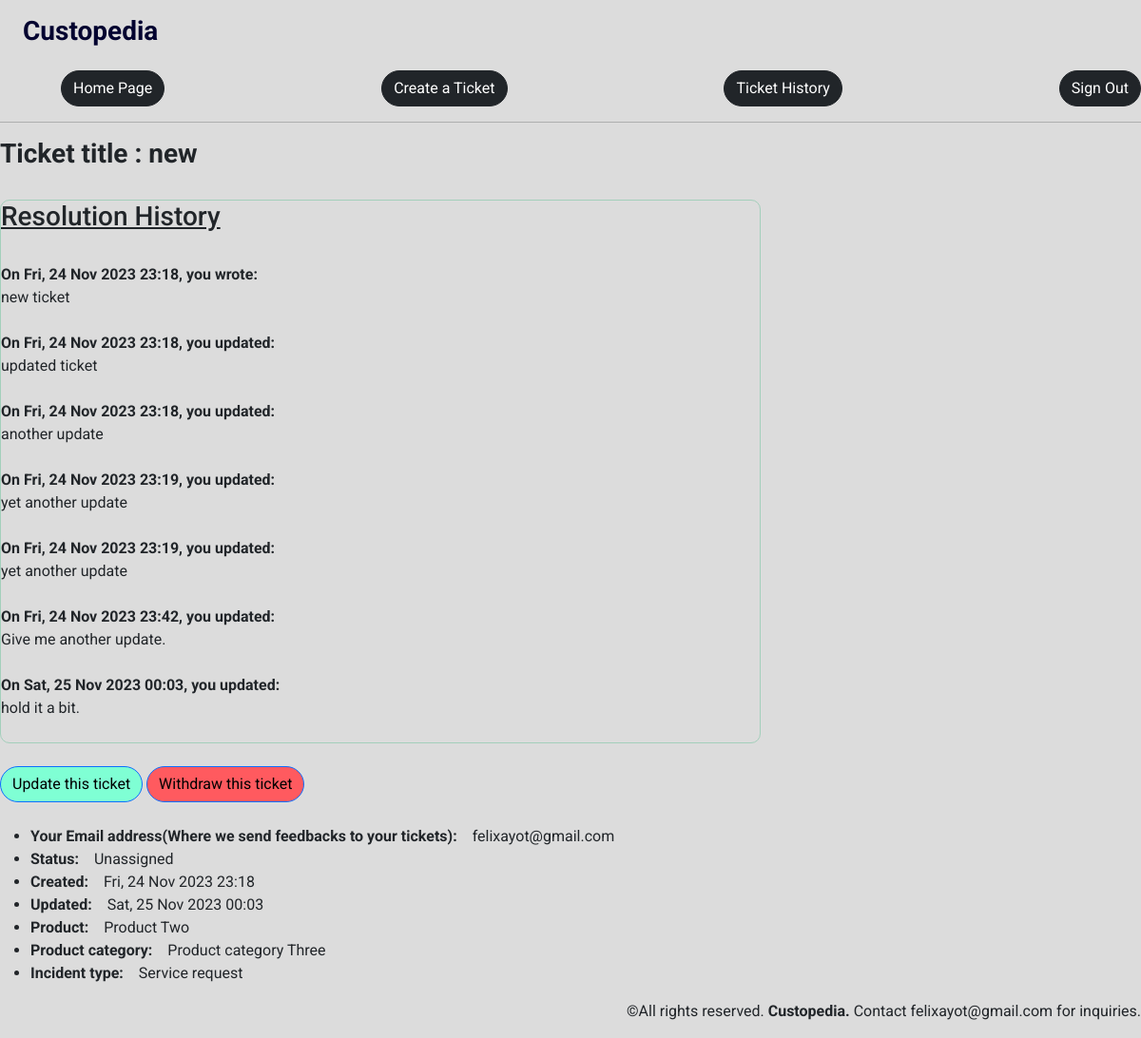
/ticket_history/1 (signed in), run on an earlier commit of the app's database.
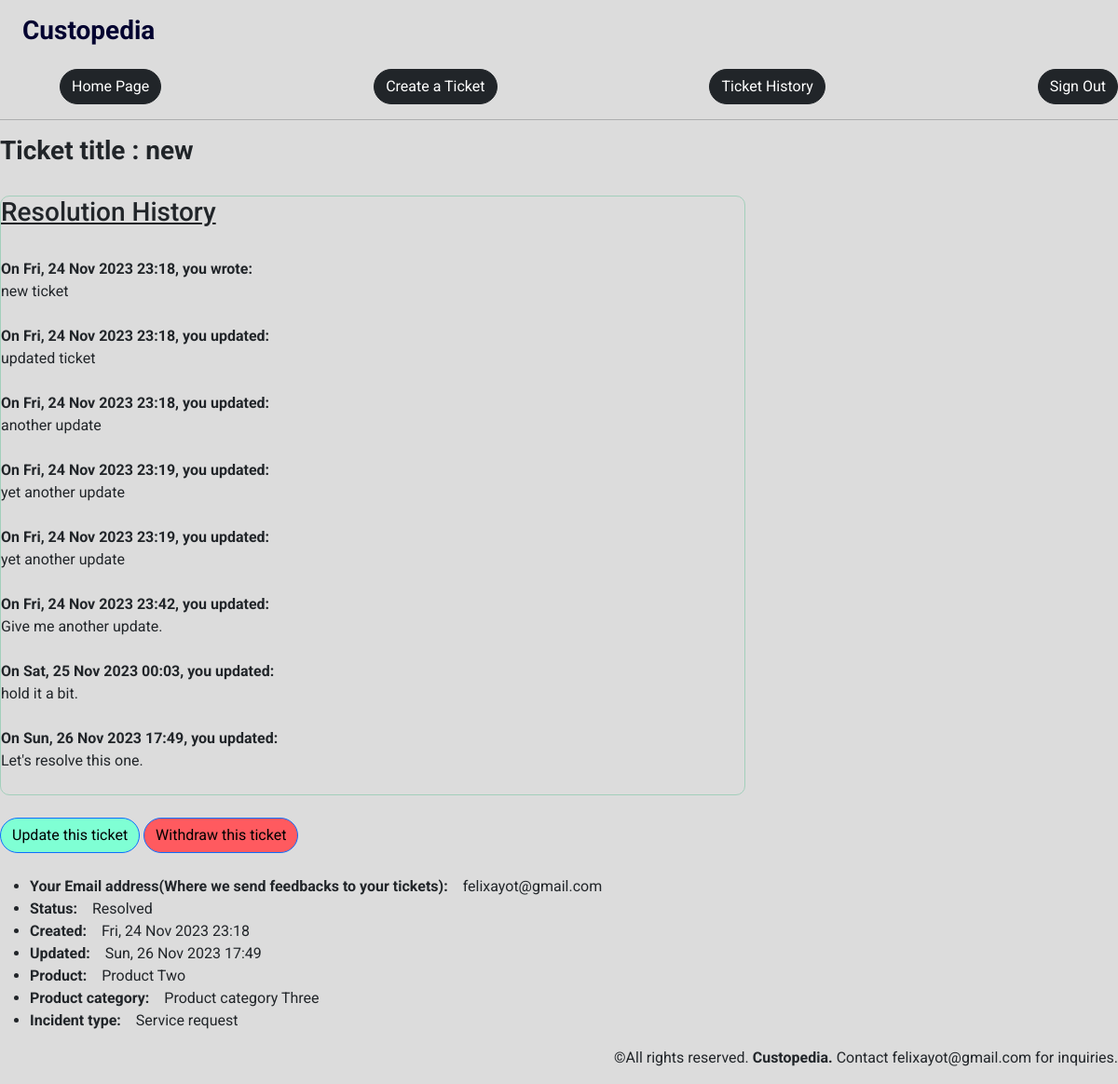
And on a later commit of the database.
### app/models/tickets.py (models this page shows, shortened)
class Ticket(db.Model):
    id = db.Column(db.Integer, primary_key=True)
    title = db.Column(db.String(45), index=True, nullable=False)
    incident_type = db.Column(db.String(45), index=True, nullable=False)
    product = db.Column(db.String(45), index=True, nullable=False)
    product_category = db.Column(db.String(45), index=True, nullable=False)
    description = db.Column(db.Text, index=True, nullable=False)
    user_id = db.Column(db.Integer, db.ForeignKey("user.id"), nullable=False)
    file_attachments = db.Column(db.String(45))
    created_at = db.Column(db.DateTime(timezone=True),
                           default=datetime.now)
    status = db.Column(db.String(30), index=True, default="Unassigned",
                             nullable=False)
    updated_ticket = db.relationship("UpdatedTicket", backref="original", lazy=True)

### app/models/updated_tickets.py (models this page shows, shortened)
class UpdatedTicket(db.Model):
    id = db.Column(db.Integer, primary_key=True)
    original_ticket_id = db.Column(db.Integer, db.ForeignKey("ticket.id"), nullable=False)
    description = db.Column(db.Text, index=True, nullable=False)
    file_attachments = db.Column(db.String(45))
    updated_at = db.Column(db.DateTime(timezone=True),
                           default=datetime.now)
    original_ticket = db.relationship("Ticket", backref="updated", lazy=True)

### app/models/users.py (models this page shows, shortened)
class User(UserMixin, db.Model):
    id = db.Column(db.Integer, primary_key=True)
    first_name = db.Column(db.String(45), index=True, nullable=False)
    last_name = db.Column(db.String(45), index=True, nullable=False)
    email = db.Column(db.String(45), index=True, unique=True, nullable=False)
    phone_number = db.Column(db.Unicode(255), index=True, unique=True,
                             nullable=False)
    username = db.Column(db.String(45), index=True, unique=True,
                         nullable=False)
    password = db.Column(db.String(128))
    tickets = db.relationship("Ticket", backref="owner", lazy="dynamic")
    @login_manager.user_loader
    def load_user(id):
        return User.query.get(int(id))

### app/tickets/routes.py (the view)
@tickets.route("/ticket_history/<int:ticket_id>", strict_slashes=False)
@login_required
def view_ticket(ticket_id):
    ticket = Ticket.query.get_or_404(ticket_id)
    try:
        updated_ticket = UpdatedTicket.query.get(ticket_id)
        return render_template("ticket.html", title=ticket.title, ticket=ticket, updated_ticket=updated_ticket)
    except (NameError, UndefinedError):
        pass
    return render_template("ticket.html", title=ticket.title, ticket=ticket)

### app/templates/ticket.html (shortened to what this page needs)
{% extends 'base.html' %} {% block content %}
<div>
  <h3><strong>Ticket title : {{ ticket.title }}</strong></h3>
</div><br>
<div class="border border-success-subtle" style="border-radius: 10px; width: 50em;">
  <h3 style="text-decoration: underline;">Resolution History</h3><br>
  {% if updated_ticket %}
  <div>
    <b>On {{ ticket.created_at.strftime("%a, %d %b %Y %H:%M") }}, you
      wrote:</b></div>
  <div>{{ ticket.description }}</div><br />
  {% for ut in ticket.updated %}
  <div>
    <b>On {{ ut.updated_at.strftime("%a, %d %b %Y %H:%M") }}, you
      updated:</b>
  </div>
  <div>
    {{ ut.description }}</div><br>
  {% endfor %}
  {% else %}
  <div>
    <b>On {{ ticket.created_at.strftime("%a, %d %b %Y %H:%M") }}, you
      wrote:</b>
  </div>
  <div>{{ ticket.description }}</div><br>
  {% endif %}
</div><br>
  <a class="btn btn-primary" href="{{ url_for('tickets.update_ticket', ticket_id=ticket.id) }}" style="background-color:aquamarine; border-radius: 20px; color:black">Update this ticket</a>
  <a class="btn btn-primary" href="{{ url_for('tickets.resolve_ticket', ticket_id=ticket.id) }}" style="background-color:#FF5A5F; border-radius: 20px; color:black">Withdraw this ticket</a>
  <div><br>
    <ul>
      <li>
        <b>Your Email address(Where we send feedbacks to your tickets):</b>&emsp;{{ ticket.owner.email }}
      </li>
      <li><b>Status:</b>&emsp;{{ ticket.status }}</li>
      {% if ticket.updated %}
      <li>
        <b>Created:</b>&emsp;{{ ticket.created_at.strftime("%a, %d %b %Y %H:%M") }}
      </li>
      <li>
        <b>Updated:</b>&emsp;{{ ticket.updated[-1].updated_at.strftime("%a, %d %b %Y %H:%M") }}
      </li>
      {% else %}
      <li>
        <b>Created:</b>&emsp;{{ ticket.created_at.strftime("%a, %d %b %Y %H:%M") }}
      </li>
      {% endif %}
      <li><b>Product:</b>&emsp;{{ ticket.product }}</li>
      <li><b>Product category:</b>&emsp;{{ ticket.product_category }}</li>
      <li><b>Incident type:</b>&emsp;{{ ticket.incident_type }}</li>
    </ul>
  </div>
{% endblock %}

### app/templates/base.html (shortened to what this page needs)
<!DOCTYPE html>
<html lang="en">
  <head>
    <nav>
      <a href="{{ url_for('main.home') }}" class="a-icon">
        <h3>
          <span
            ><div style="position: top-left; color: rgb(3, 3, 48)">
              <b>Custopedia</b>
            </div></span
          >
        </h3>
      </a>
    </nav>
    <ul class="ulist">
      <li class="nav-item">
        <a href="{{ url_for('main.home') }}" class="nav-link" id="nav-link"
          ><span class="btn btn-dark" style="border-radius: 30px"
            >Home Page</span
          ></a
        >
      </li>
      {% if current_user.is_anonymous %}
      <li class="nav-item">
        <a
          href="{{ url_for('tickets.new_ticket') }}"
          class="nav-link"
          id="nav-link"
          ><span class="btn btn-dark" style="border-radius: 30px"
            >Create a Ticket</span
          ></a
        >
      </li>
      <li class="nav-item">
        <a href="{{ url_for('users.sign_in') }}" class="nav-link" id="nav-link"
          ><span class="btn btn-dark" style="border-radius: 30px"
            >Sign In</span
          ></a
        >
      </li>
      <li class="nav-item">
        <a href="{{ url_for('users.register') }}" class="nav-link" id="nav-link"
          ><span class="btn btn-dark" style="border-radius: 30px"
            >Register</span
          ></a
        >
      </li>
      {% else %}
      <li class="nav-item">
        <a
          href="{{ url_for('tickets.new_ticket') }}"
          class="nav-link"
          id="nav-link"
          ><span class="btn btn-dark" style="border-radius: 30px"
            >Create a Ticket</span
          ></a
        >
      </li>
      <li class="nav-item">
        <a
          href="{{ url_for('tickets.ticket_history') }}"
          class="nav-link"
          id="nav-link"
          ><span class="btn btn-dark" style="border-radius: 30px"
            >Ticket History</span
          ></a
        >
      </li>
      <li class="nav-item">
        <a href="{{ url_for('users.sign_out') }}" class="nav-link" id="nav-link"
          ><span class="btn btn-dark" style="border-radius: 30px"
            >Sign Out</span
          ></a
        >
      </li>
      {% endif %}
    </ul>
    <link
      href="https://cdn.jsdelivr.net/npm/bootstrap@5.3.2/dist/css/bootstrap.min.css"
      rel="stylesheet"
    />
    <link
      rel="stylesheet"
      href="{{ url_for('static', filename='styles/main.css') }}"
    />
  </head>
  <body>
    <hr />
     {% block content %}{% endblock %}
  </body>
  <footer>
    <p style="text-align: right">
      &copy;All rights reserved. <b>Custopedia.</b> Contact felixayot@gmail.com
      for inquiries.
    </p>
  </footer>
</html>

### app/static/styles/main.css (style rules this page uses)
body { margin: 0; background-color: gainsboro; font-family: "Roboto", sans-serf; }
strong { font-weight: bold; }
.ulist { display: flex; justify-content: space-between; align-items: center; }
.nav-item { margin-left: 2rem; }
nav { background: gainsboro; display: flex; justify-content: space-between; align-items: center; padding: 1rem 1.5rem; box-shadow: gainsboro; position: sticky; top: 0; left: 0; z-index: 1; }
html { scroll-behavior: smooth; }
* { margin: 0; padding: 0; box-sizing: border-box; transition: var(--transition); }
.ulist li { list-style-type: none; }
.a-icon { text-decoration: none; color: var(--primary-color); }

What changed in the data, as far as the page shows it:
changed Ticket "new": status "Unassigned" → "Resolved"
added UpdatedTicket: updated_at "Sun, 26 Nov 2023 17:49", description "Let's resolve this one."
Also different on the page:
{{ ticket.updated[-1].updated_at.strftime("%a, %d %b %Y %H:%M") }}: "Sat, 25 Nov 2023 00:03" → "Sun, 26 Nov 2023 17:49"
